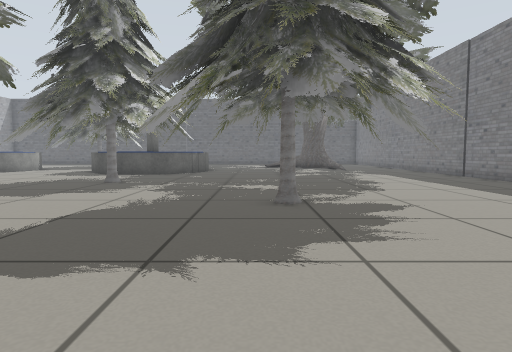
[1] (above)

22 first-person views from a walk through a Gazebo world. The camera is 0.5 m above the floor, tilts 4° down and sees 75° across. Floor lines are 1 m apart. The floor is counted in squares, 0.5 m on a side. Each view is taken from the middle of a square. On the plan, view 1 faces up. The plan holds only what a view shows up to about 12 squares ahead; the rest is blank. The place goes on beyond the plan. Simple shapes stand in for some stock models.

[2]
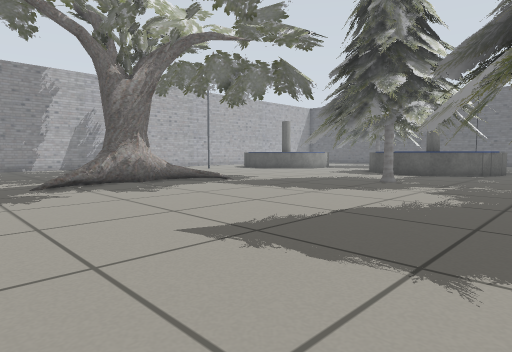

[3]
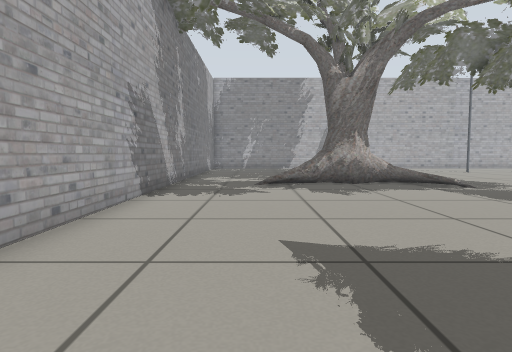

[4]
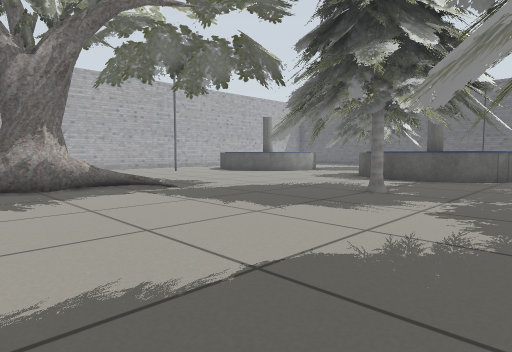

[5]
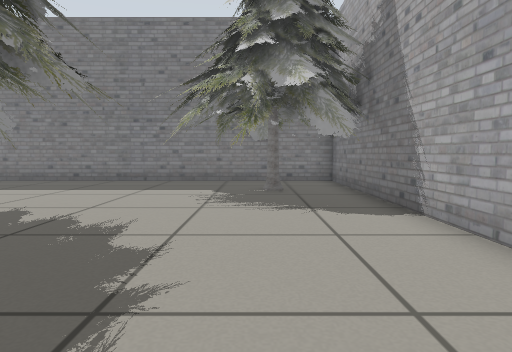

[6]
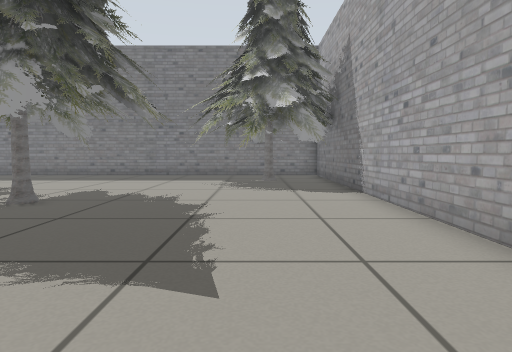

[7]
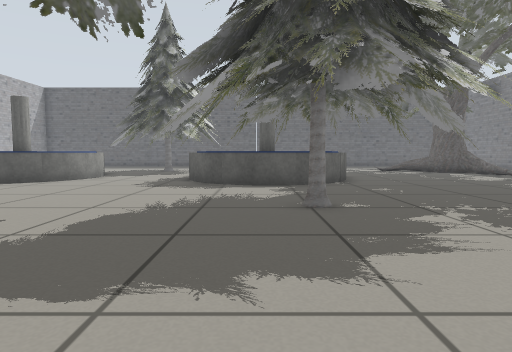

[8]
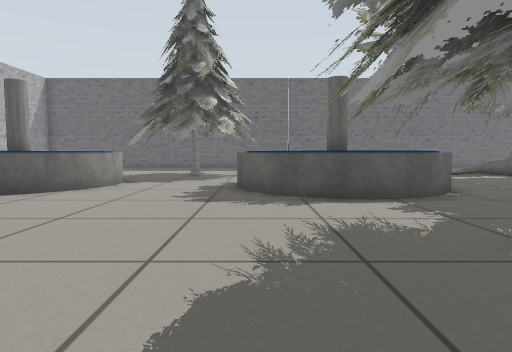

[9]
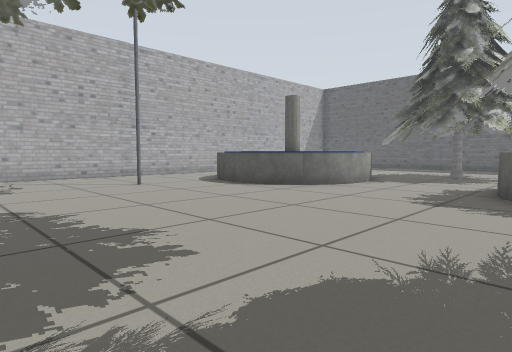

[10]
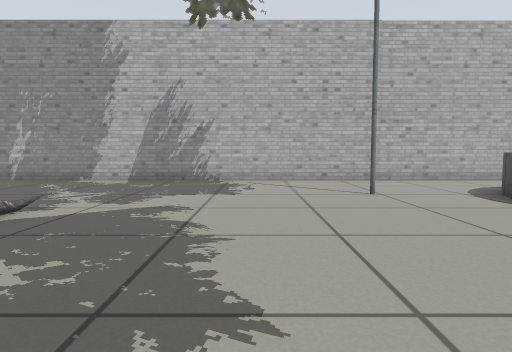

[11]
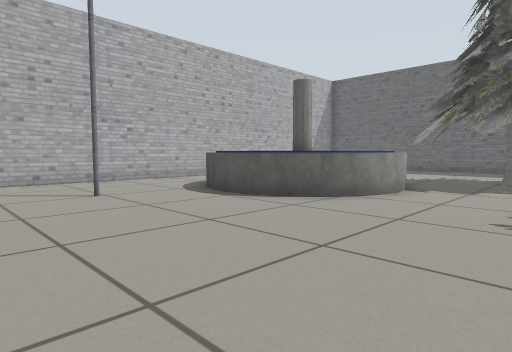

[12]
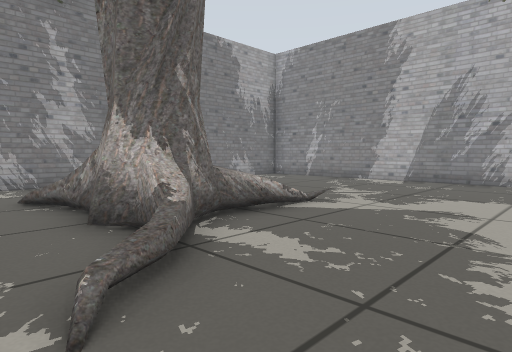

[13]
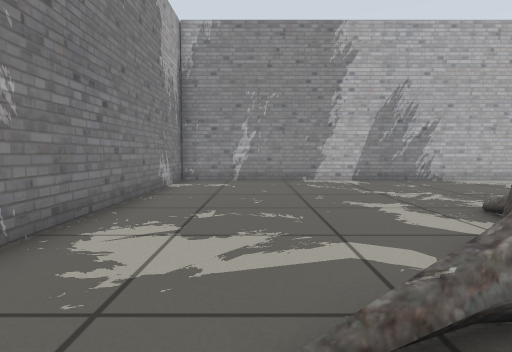

[14]
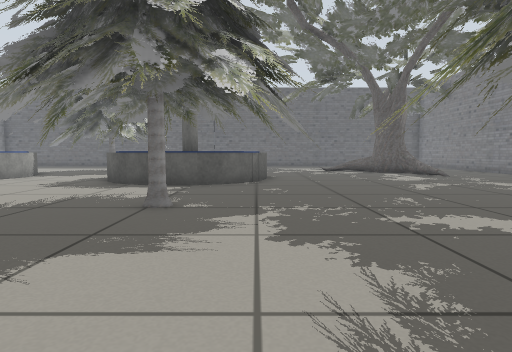

[15]
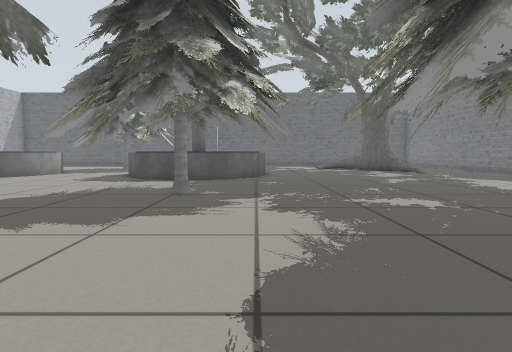

[16]
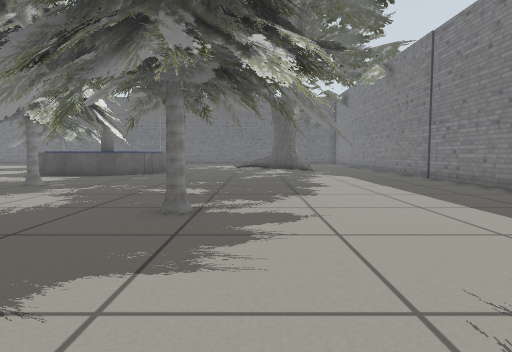

[17]
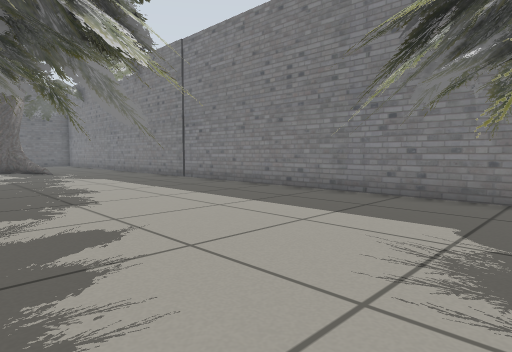

[18]
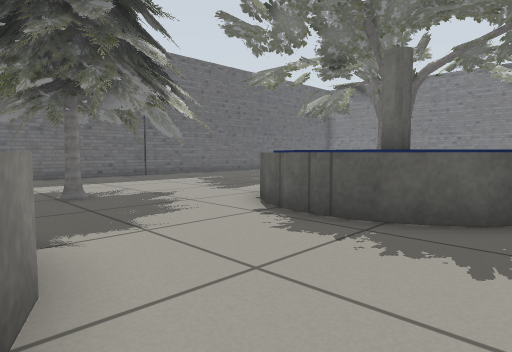

[19]
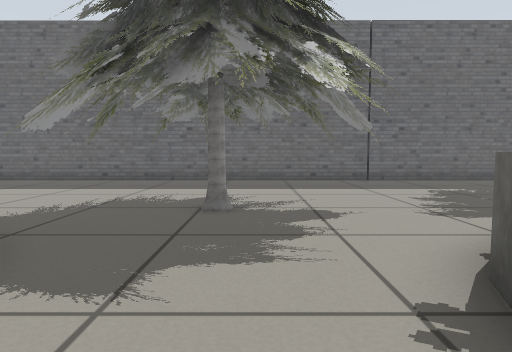

[20]
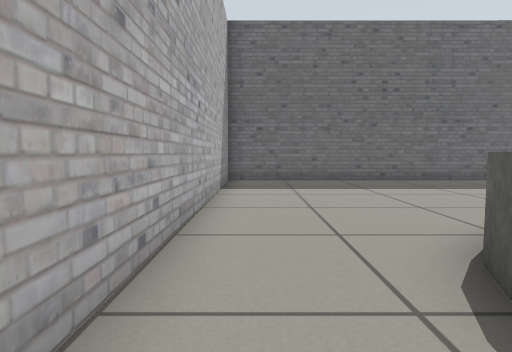

[21]
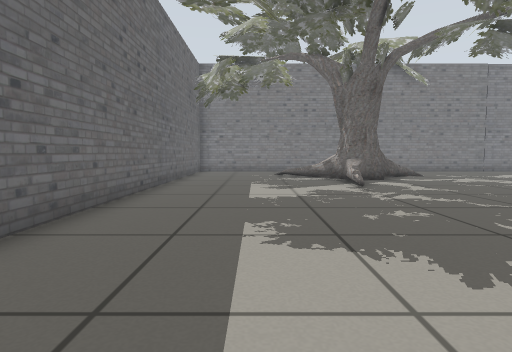

[22]
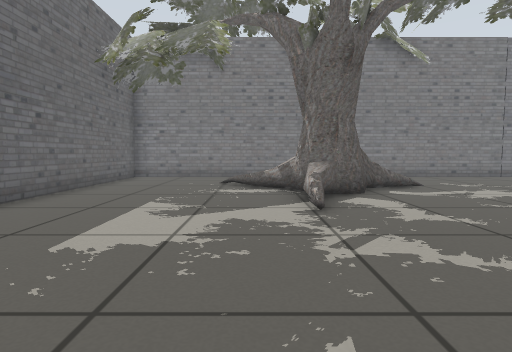

### Floor plan
Key: @ floor where view 1 was taken; # wall or solid block; . floor; T pine tree; A oak tree; F fountain; L lamp.
Columns run from 21 left of view 1 to 9 right of it. Each row starts with its distance up from view 1.
 29 #############################
 28 #.......................AAAAA
 27 #.......................AA...A
 26 #........ TT............AAA..
 25 #....... TTTTT..........AAA.
 24 #...... TTTTTT...........AA
 23 #...... TTTTTT.........AAAA
 22 #.....  TTTTTT.. ......AAAA
 21 #...     TTTTT    ......AA
 20 #..F      TT F     ......AA
 19 #..F  F FF...F     .........
 18 #.   FF FF..FF FF  ..........
 17 #..     F....F    F..........
 16 #...FFFFF....FFFFFF..........
 15 #.....F.......FFFF...........
 14 #..............TTTT.........
 13 #...L.........TTTTTT..........#
 12 #......... AAATTTTTT..........#
 11 #........AAAAAATTTTT..........#
 10 #........A... ATTTTT.T .......#
  9 #.......AAA...TTTTT TTTT .....#
  8 #........AA.... TT.TTTTTT.....#
  7 #.........A.. .....TTTTTTT....#
  6 #......AAAA........TTTTTT.....#
  5 #.......AAA........TTTTTT.. ..#
  4 #........AA.........TTTT TTTTT#
  3 #.........A............. TTTTT#
  2 #.......................TTTTTTT
  1 #.......................TTTTTT#
  0 #....................@..TTTTT #
 -1 ##########################TTT##

Where each view was taken, in squares from view 1:
view 1: 0 up, 0 right, facing up
view 2: 0 up, 0 right, facing up-left
view 3: 2 up, 0 right, facing left
view 4: 3 up, 1 left, facing up-left
view 5: 2 up, 3 left, facing right
view 6: 2 up, 6 left, facing right
view 7: 5 up, 6 left, facing up
view 8: 8 up, 8 left, facing up
view 9: 8 up, 7 left, facing up-left
view 10: 10 up, 9 left, facing left
view 11: 10 up, 9 left, facing up-left
view 12: 10 up, 9 left, facing down-left
view 13: 2 up, 9 left, facing left
view 14: 5 up, 3 left, facing up
view 15: 3 up, 3 left, facing up
view 16: 1 up, 2 right, facing up
view 17: 2 up, 1 right, facing up-right
view 18: 15 up, 13 left, facing up-right
view 19: 17 up, 10 left, facing up
view 20: 17 up, 20 left, facing up
view 21: 26 up, 9 left, facing right
view 22: 24 up, 5 left, facing right
